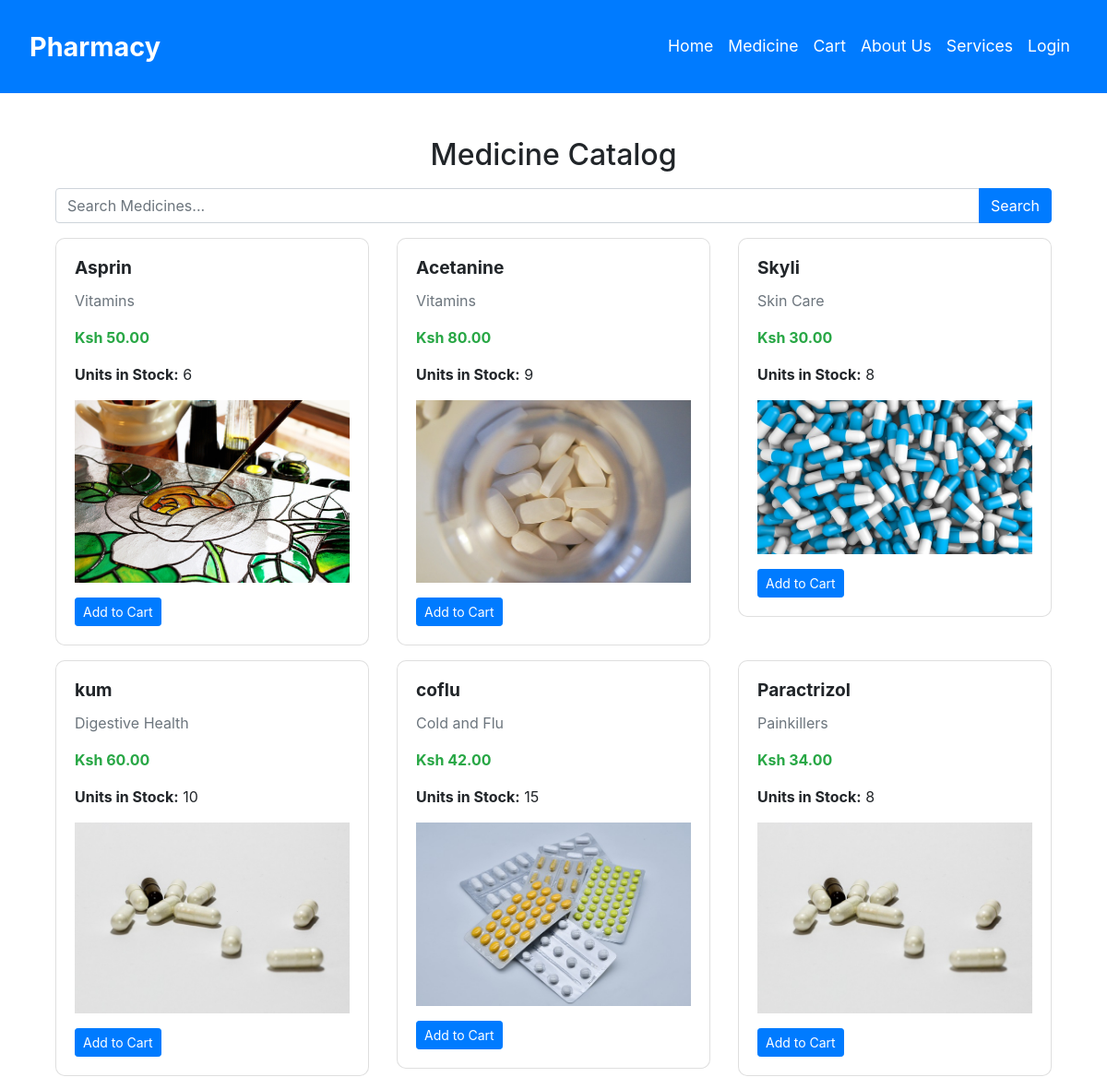
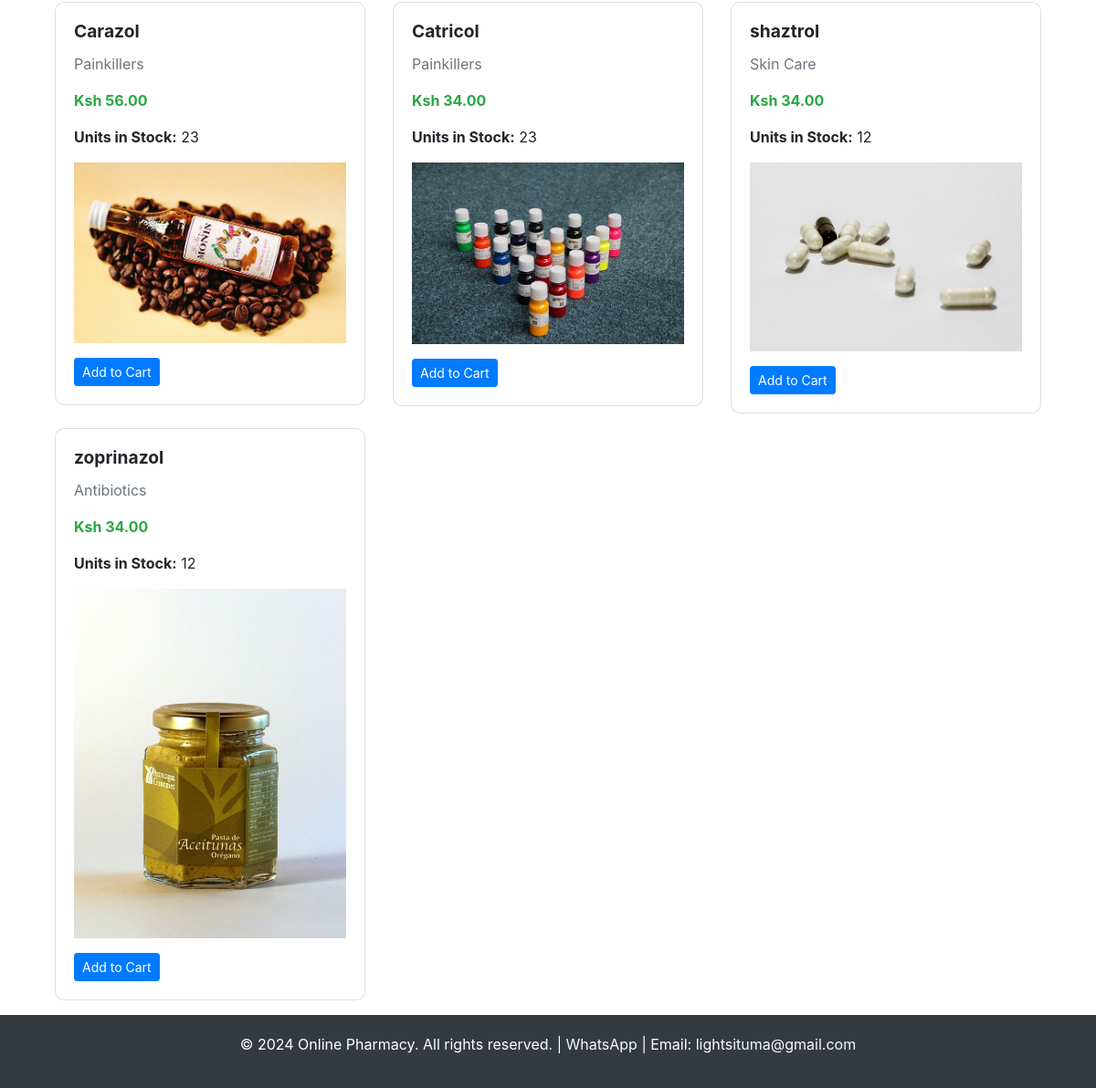
Screenshot of /medicines/ with the database file from the repository (2 pictures, top to bottom).
### pharmacy_app/models.py (models this page shows, shortened)
class Medicine(models.Model):
    name = models.CharField(max_length=100)
    category = models.CharField(max_length=50)
    price = models.DecimalField(max_digits=10, decimal_places=2)
    stock = models.PositiveIntegerField()
    description = models.TextField()
    image = models.ImageField(upload_to='medicine_images/', blank=True, null=True)

### pharmacy_app/views.py (the view)
# urls.py: path('medicines/', views.medicine_list, name='medicine_list'),
def medicine_list(request):
    medicines = Medicine.objects.all()
    query = request.GET.get('query')
    category = request.GET.get('category')
    if query:
        medicines = medicines.filter(name__icontains=query)
    if category:
        medicines = medicines.filter(category__iexact=category)
    return render(request, 'medicine_list.html', {'medicines': medicines})

### pharmacy_app/templates/medicine_list.html (shortened to what this page needs)
{% extends "base.html" %}
{% load static %}
{% block content %}
<div class="container mt-4">
  <h2 class="text-center">Medicine Catalog</h2>
  <form method="GET" action="{% url 'medicine_list' %}" class="my-3">
    <div class="input-group">
      <input type="text" class="form-control" placeholder="Search Medicines..." name="search">
      <div class="input-group-append">
        <button class="btn btn-primary" type="submit">Search</button>
      </div>
    </div>
  </form>
  <div class="row">
    {% for medicine in medicines %}
    <div class="col-md-4 mb-3">
      <div class="card">
        <div class="card-body">
          <h5 class="card-title">{{ medicine.name }}</h5>
          <p class="card-text text-muted">{{ medicine.category }}</p>
          <p class="text-success"><strong>Ksh {{ medicine.price }}</strong></p>
          <p><strong>Units in Stock:</strong> {{ medicine.stock }}</p>
          {% if medicine.image %}
            <img src="{{ medicine.image.url }}" alt="{{ medicine.name }}" class="img-fluid mb-3">
          {% else %}
            <img src="{% static 'images/img.png' %}" alt="No image" class="img-fluid mb-3">
          {% endif %}
          <div class="d-flex justify-content-between">
            {% if request.user.is_staff %}
            <a href="{% url 'medicine_update' medicine.pk %}" class="btn btn-warning btn-sm">Edit</a>
            <a href="{% url 'medicine_delete' medicine.pk %}" class="btn btn-danger btn-sm">Delete</a>
            {% elif medicine.stock > 0 %}
            <a href="{% url 'add_to_cart' medicine.pk %}" class="btn btn-primary btn-sm">Add to Cart</a>
            {% else %}
            <button class="btn btn-secondary btn-sm" disabled>Out of Stock</button>
            {% endif %}
          </div>
        </div>
      </div>
    </div>
    {% endfor %}
  </div>
</div>
{% endblock %}

### static/style/style.css (style rules this page uses)
html { scroll-behavior: smooth; }

### pharmacy_app/templates/base.html (style rules this page uses)
body { display: flex; flex-direction: column; min-height: 100vh; }
.card { border-radius: 10px; overflow: hidden; }
.card-body { padding: 1.25rem; }
.card-title { font-size: 1.2rem; font-weight: bold; }

### rows the page displays
Medicine: name "Asprin", category "Vitamins", price "50.00", stock "6", image (picture), shows "Add to Cart"
Medicine: name "Acetanine", category "Vitamins", price "80.00", stock "9", image (picture), shows "Add to Cart"
Medicine: name "Skyli", category "Skin Care", price "30.00", stock "8", image (picture), shows "Add to Cart"
Medicine: name "kum", category "Digestive Health", price "60.00", stock "10", image (picture), shows "Add to Cart"
Medicine: name "coflu", category "Cold and Flu", price "42.00", stock "15", image (picture), shows "Add to Cart"
Medicine: name "Paractrizol", category "Painkillers", price "34.00", stock "8", image (picture), shows "Add to Cart"
Medicine: name "Carazol", category "Painkillers", price "56.00", stock "23", image (picture), shows "Add to Cart"
Medicine: name "Catricol", category "Painkillers", price "34.00", stock "23", image (picture), shows "Add to Cart"
Medicine: name "shaztrol", category "Skin Care", price "34.00", stock "12", image (picture), shows "Add to Cart"
Medicine: name "zoprinazol", category "Antibiotics", price "34.00", stock "12", image (picture), shows "Add to Cart"
